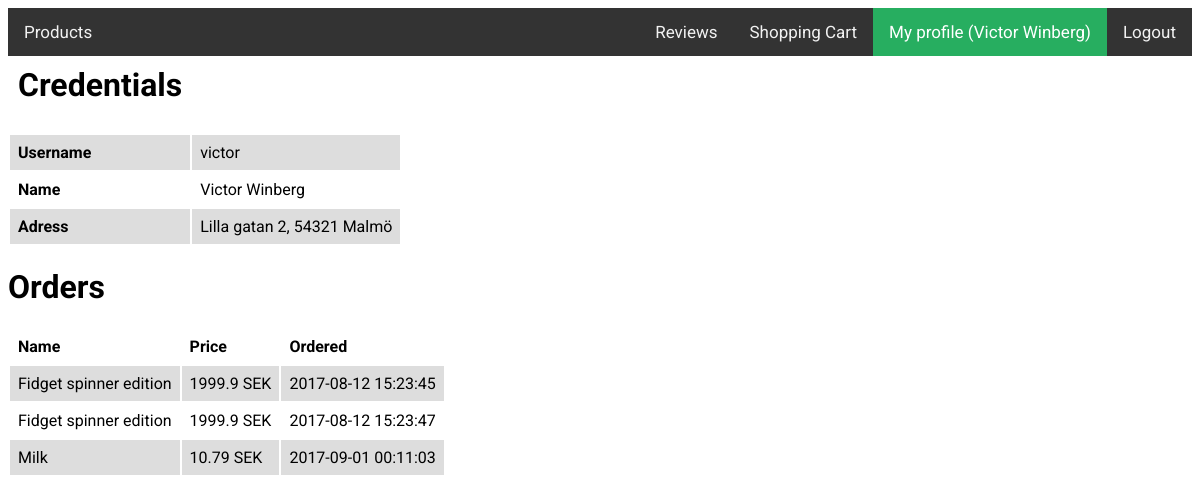
The app's page /profile.php (signed in) with its own data.
### tables this page shows
CREATE TABLE Orders (
  id          INTEGER NOT NULL AUTO_INCREMENT,
  timePlaced  TIMESTAMP DEFAULT CURRENT_TIMESTAMP,
  userId      INTEGER NOT NULL,
  itemId      INTEGER NOT NULL,
  PRIMARY KEY (id),
  FOREIGN KEY (userId) REFERENCES Users(id),
  FOREIGN KEY (itemId) REFERENCES Items(id)
);

CREATE TABLE Items (
  id          INTEGER NOT NULL AUTO_INCREMENT,
  name        VARCHAR(255) NOT NULL UNIQUE,
  price       FLOAT NOT NULL,
  PRIMARY KEY (id)
);

### public_html/connect.php (called while the page is built, shortened)
<?php
function connect() {
  $url = parse_url(getenv('DATABASE_URL'));
  $server = $url['host'];
  $username = $url['user'];
  $password = $url['pass'];
  $db = substr($url['path'], 1);
  $conn = new mysqli($server, $username, $password, $db);
  $conn->set_charset('utf8');
  return $conn;
}
?>

### public_html/profile.php (the view, shortened to what this page needs)
<?php
$LOGIN_USER = $_SESSION['login_user'];
?>
<?php require 'connect.php' ?>
<?php
$orders = $conn->query("SELECT *
						FROM Orders
						INNER JOIN Items
						ON Items.id = Orders.itemId
						WHERE userId=(SELECT id
									  FROM Users
									  WHERE username='$username')
						ORDER BY Orders.timePlaced");
?>
<html>
	<?php require_once('header.php'); ?>
	<body>
		<?php require_once('navigationBar.php'); ?>
		<table>
			<tr>
				<th><h1>Credentials</h1></th>
			</tr>
			<tr>
				<th>Username</th>
				<td><?= $LOGIN_USER['username'] ?></td>
			</tr>
			<tr>
				<th>Name</th>
				<td><?= $LOGIN_USER['name'] ?></td>
			</tr>
			<tr>
				<th>Adress</th>
				<td><?= $LOGIN_USER['address'] ?></td>
			</tr>
		</table>
		<h1>Orders</h1>
		<?php if (mysqli_num_rows($orders)) { ?>
			<table>
				<tr>
					<th>Name</th>
					<th>Price</th>
					<th>Ordered</th>
				</tr>
				<?php foreach($orders as $order) { ?>
					<tr>
						<td><?= $order['name'] ?></td>
						<td><?= $order['price'] ?> SEK</td>
						<td><?= $order['timePlaced'] ?></td>
					</tr>
				<?php } ?>
			</table>
		<?php } else { ?>
			<p>No previous orders</p>
		<?php } ?>
	</body>
</html>

### public_html/css/index.css (style rules this page uses)
body { font-family: 'Roboto', 'Open Sans', sans-serif; }
td, th { text-align: left; padding: 0.5em; }
tr:nth-child(even) { background-color: #dddddd; }

### records on screen
orders: itemId.name "Fidget spinner edition", itemId.price "1999.9", timePlaced "2017-08-12 15:23:45"
orders: itemId.name "Fidget spinner edition", itemId.price "1999.9", timePlaced "2017-08-12 15:23:47"
orders: itemId.name "Milk", itemId.price "10.79", timePlaced "2017-09-01 00:11:03"

### other values on screen
$_SESSION['login_user']['name'] "Victor Winberg"
$LOGIN_USER['username'] "victor"
$LOGIN_USER['name'] "Victor Winberg"
$LOGIN_USER['address'] "Lilla gatan 2, 54321 Malmö"
